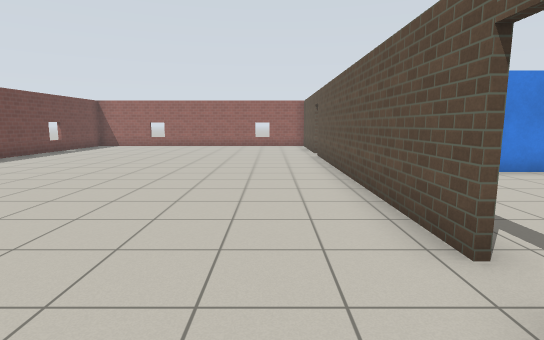
View 1 (above)

20 first-person views from a walk through a world built for the Gazebo simulator. The camera is 1.2 m above the floor, tilts 8° down and sees 80° across. The floor is counted in squares, 1 m on a side. Each view is taken from the middle of a square. On the plan, view 1 faces up. The plan holds only what a view shows up to about 13 squares ahead; the rest is blank. Simple patterns stand in for the simulator's built-in surfaces.

View 2
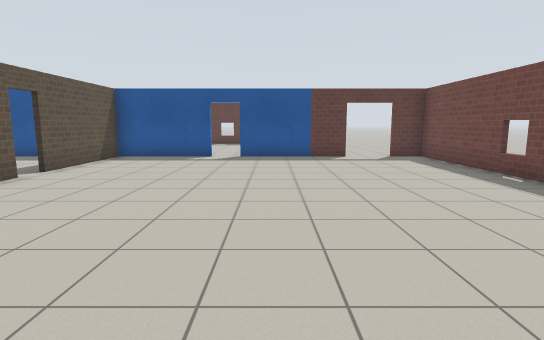

View 3
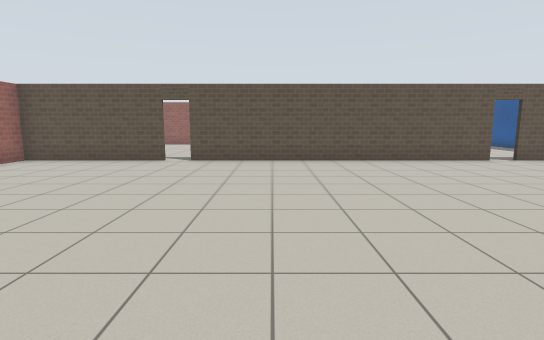

View 4
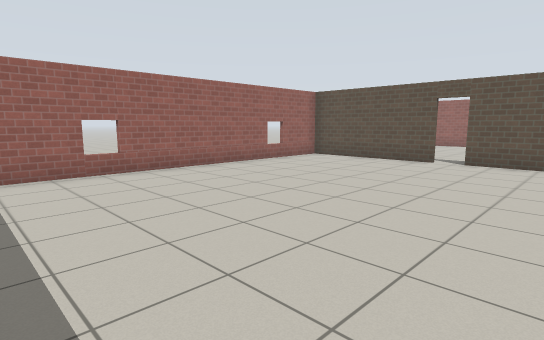

View 5
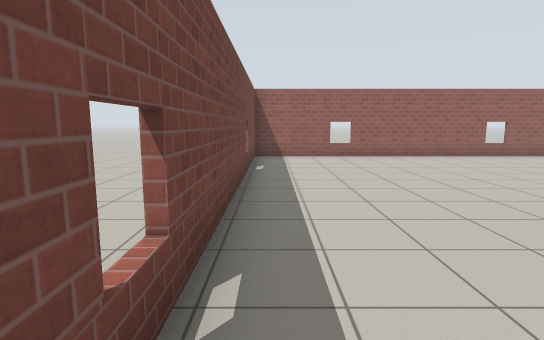

View 6
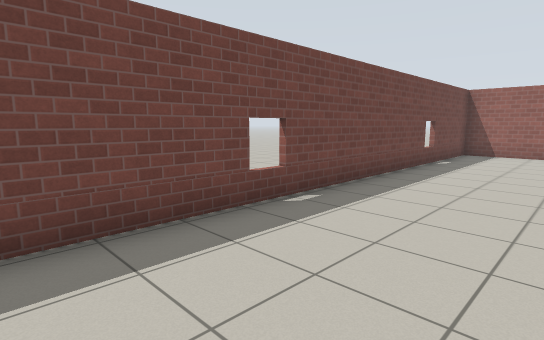

View 7
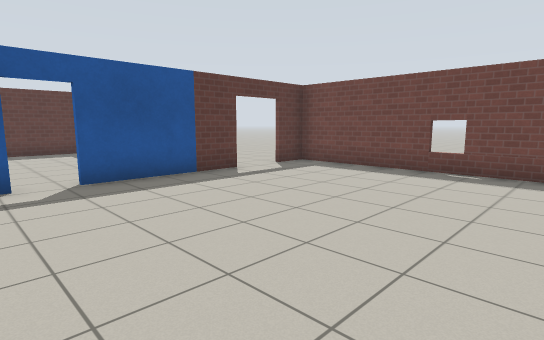

View 8
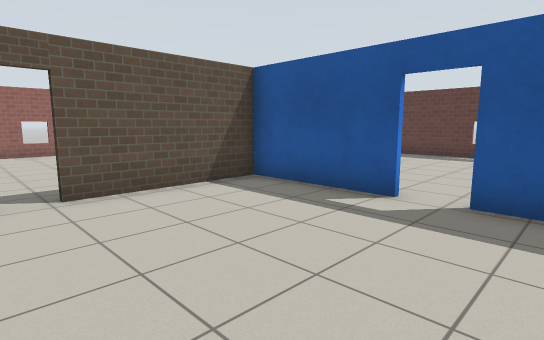

View 9
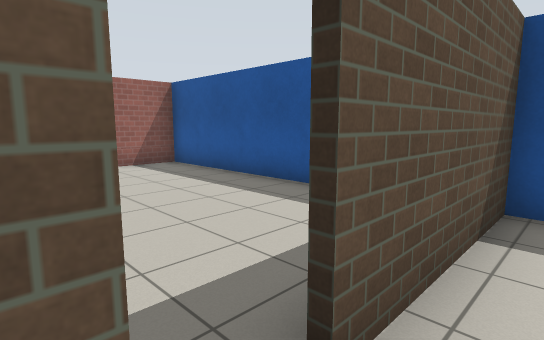

View 10
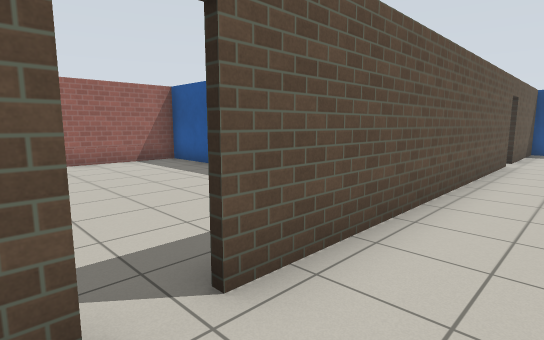

View 11
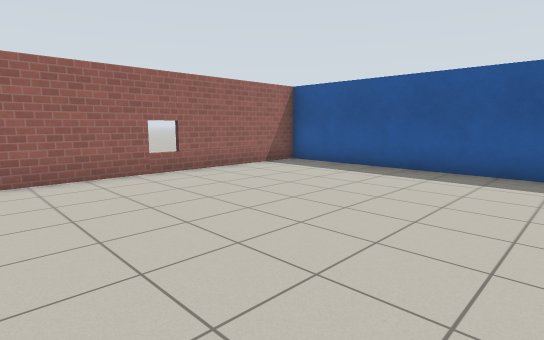

View 12
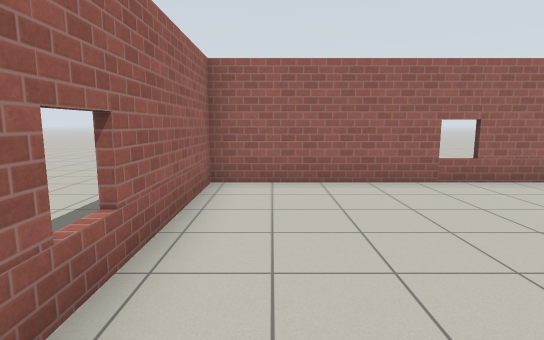

View 13
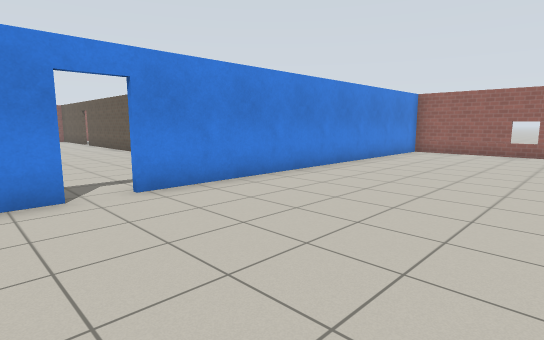

View 14
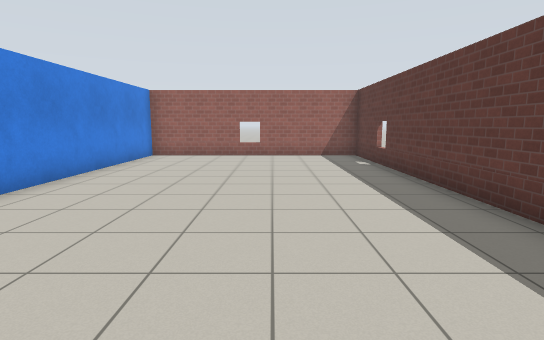

View 15
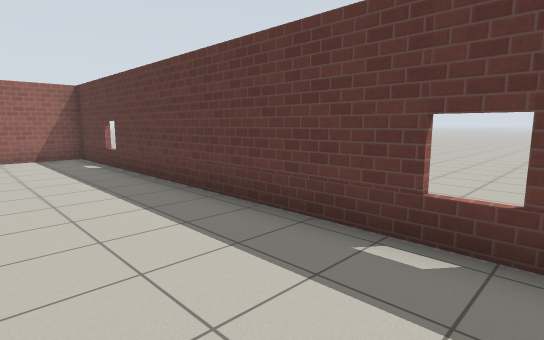

View 16
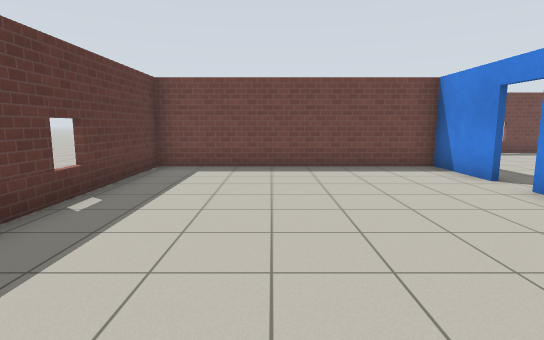

View 17
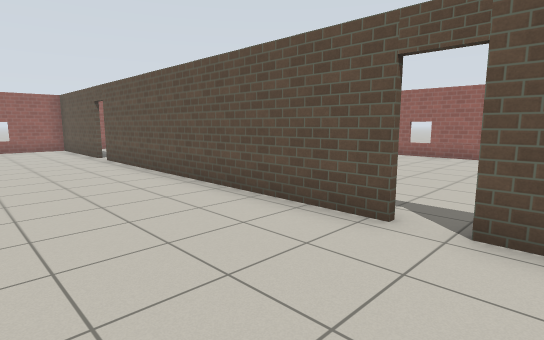

View 18
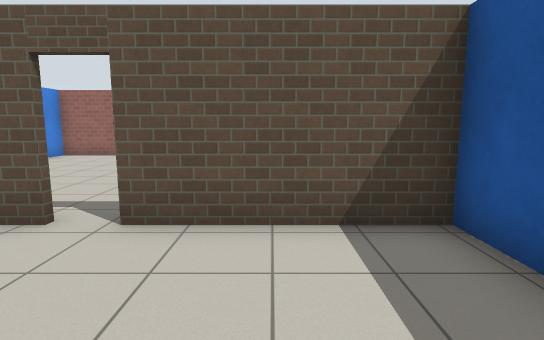

View 19
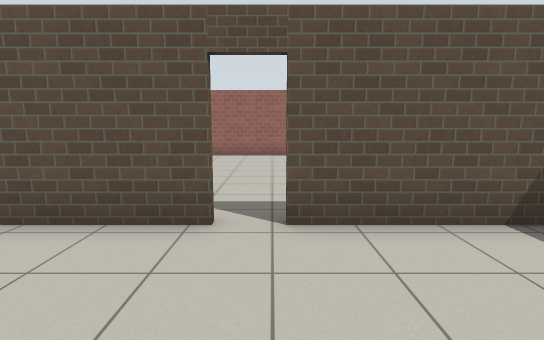

View 20
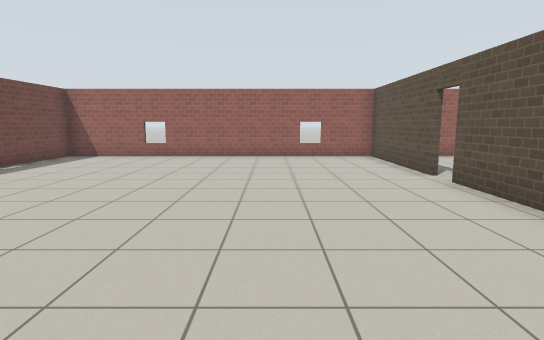

### Floor plan
Points are (right, up) in squares from view 1. A wall is a line through its corners. A room is listed if a view was taken in it or the views show most of it. See-through windows are left out.
Room 1 (views 1, 2, 3, 4, 5, 6, 7, 8, 9, 10, 17, 18, 19, 20)
walls: (1.8, 2.6) (1.8, 12.8); (1.8, 13.5) (1.8, 18.3) (-9.6, 18.3) (-9.6, -2.2) (-8.5, -2.2); (-1.7, -2.2) (1.8, -2.2) (1.8, 1.9); (-6.9, -2.2) (-2.7, -2.2)
ways out: open door at (2, 13) to room 2; open door at (-2.5, -2) to room 3; gap at (2, 2.5) to room 4; open door at (-7.5, -2)
Room 2 (views 11, 12)
walls: (3.6, 8.3) (10.7, 8.3); (10.6, 8.1) (10.6, 18.3) (4.3, 18.3)
ways out: open door at (2, 13) to room 1
Room 3 (views 13, 14, 15, 16)
walls: (-2.7, -2.3) (-5.3, -2.3) (-5.3, -10.3) (10.6, -10.3) (10.6, -2.1); (10.8, -2.3) (-1.7, -2.3)
ways out: open door at (-2.5, -2) to room 1
Room 4 (no view inside)
walls: (7, 8.1) (5.7, 8.1); (4.8, -2.2) (10.8, -2.2); (10.6, -2.1) (10.6, 8.1); (10.7, 8.1) (9.6, 8.1)
ways out: gap at (2, 2.5) to room 1

Positions as (right, up) in squares from view 1, and headings:
1: (0, 0), facing up
2: (-4, 10), facing down
3: (-9, 10), facing right
4: (-9, 10), facing up-right
5: (-9, 6), facing up
6: (-6, 4), facing up-left
7: (-1, 5), facing down-left
8: (-4, 3), facing down-right
9: (1, 3), facing down-right
10: (0, 14), facing down-right
11: (3, 17), facing down-right
12: (4, 17), facing right
13: (-4, -8), facing up-right
14: (-2, -7), facing right
15: (-2, -7), facing down-right
16: (4, -7), facing left
17: (-2, 1), facing up-right
18: (-2, 0), facing right
19: (-2, 2), facing right
20: (-2, 6), facing up
